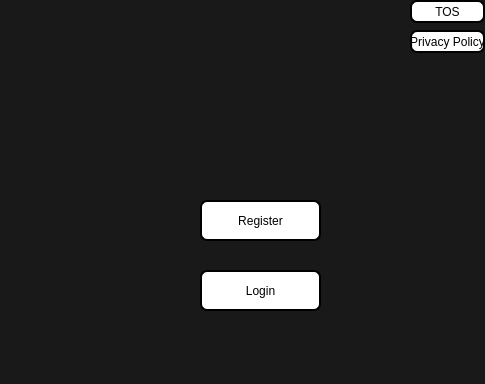
<?xml version="1.0" encoding="UTF-8"?>
<ui version="4.0">
 <class>Xpense</class>
 <widget class="QMainWindow" name="Xpense">
  <property name="geometry">
   <rect>
    <x>0</x>
    <y>0</y>
    <width>485</width>
    <height>384</height>
   </rect>
  </property>
  <property name="windowTitle">
   <string>Xpense</string>
  </property>
  <property name="windowOpacity">
   <double>1.000000000000000</double>
  </property>
  <property name="styleSheet">
   <string notr="true">background-color: rgb(25, 25, 25);</string>
  </property>
  <widget class="QWidget" name="centralwidget">
   <widget class="QPushButton" name="login">
    <property name="geometry">
     <rect>
      <x>200</x>
      <y>270</y>
      <width>121</width>
      <height>41</height>
     </rect>
    </property>
    <property name="styleSheet">
     <string notr="true">color: rgb(0,0,0);
background-color: rgb(255,255,255);
font: 8pt &quot;Leelawadee&quot;;

border-style: outset;
border-width: 2px;
border-radius: 7px;</string>
    </property>
    <property name="text">
     <string>Login</string>
    </property>
   </widget>
   <widget class="QPushButton" name="register_2">
    <property name="geometry">
     <rect>
      <x>200</x>
      <y>200</y>
      <width>121</width>
      <height>41</height>
     </rect>
    </property>
    <property name="styleSheet">
     <string notr="true">color: rgb(0,0,0);
background-color: rgb(255,255,255);
font: 8pt &quot;Leelawadee&quot;;
border-style: outset;
border-width: 2px;
border-radius: 7px;</string>
    </property>
    <property name="text">
     <string>Register</string>
    </property>
   </widget>
   <widget class="QPushButton" name="TOSbutton">
    <property name="geometry">
     <rect>
      <x>410</x>
      <y>0</y>
      <width>75</width>
      <height>23</height>
     </rect>
    </property>
    <property name="styleSheet">
     <string notr="true">color: rgb(0,0,0);
background-color: rgb(255,255,255);
font: 8pt &quot;Leelawadee&quot;;

border-style: outset;
border-width: 2px;
border-radius: 7px;</string>
    </property>
    <property name="text">
     <string>TOS</string>
    </property>
    <property name="default">
     <bool>true</bool>
    </property>
   </widget>
   <widget class="QPushButton" name="Privacy">
    <property name="geometry">
     <rect>
      <x>410</x>
      <y>30</y>
      <width>75</width>
      <height>23</height>
     </rect>
    </property>
    <property name="styleSheet">
     <string notr="true">color: rgb(0,0,0);
background-color: rgb(255,255,255);
font: 8pt &quot;Leelawadee&quot;;

border-style: outset;
border-width: 2px;
border-radius: 7px;</string>
    </property>
    <property name="text">
     <string>Privacy Policy</string>
    </property>
    <property name="default">
     <bool>true</bool>
    </property>
   </widget>
   <widget class="QLabel" name="logo">
    <property name="geometry">
     <rect>
      <x>180</x>
      <y>30</y>
      <width>161</width>
      <height>151</height>
     </rect>
    </property>
    <property name="text">
     <string/>
    </property>
    <property name="pixmap">
     <pixmap>../../../Downloads/LOGO.jpg</pixmap>
    </property>
    <property name="scaledContents">
     <bool>true</bool>
    </property>
   </widget>
  </widget>
  <widget class="QStatusBar" name="statusbar"/>
 </widget>
 <resources/>
 <connections/>
</ui>
